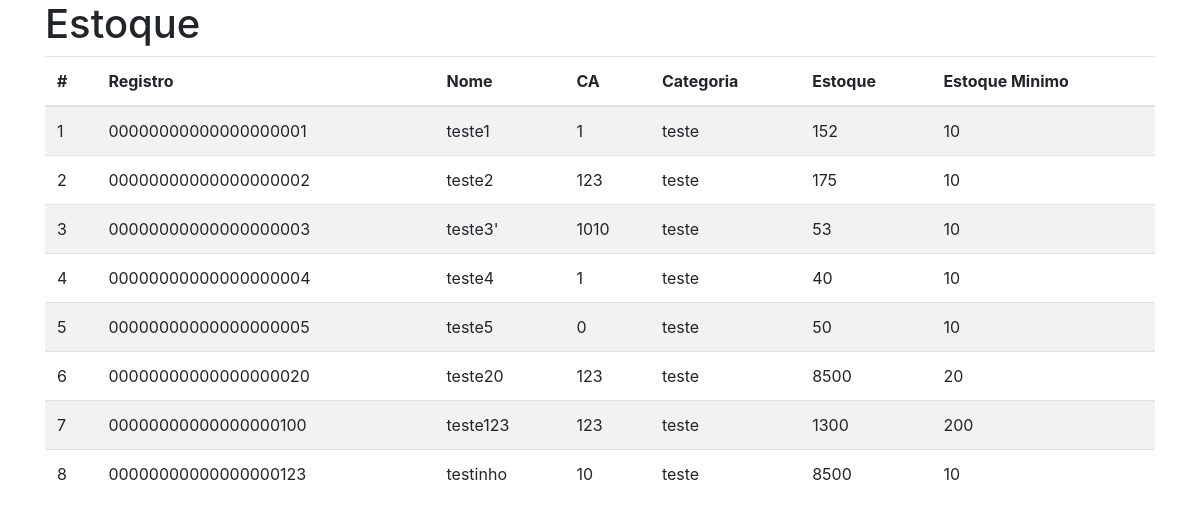
Page /estoque/ on the earlier database version.
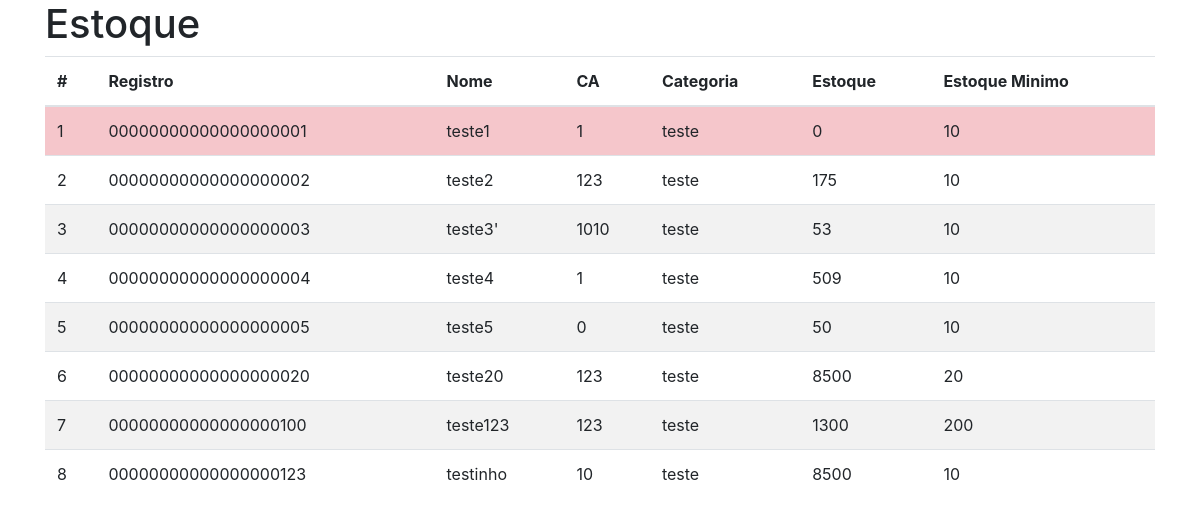
Same page on the later database version.
### controle/models.py (models this page shows, shortened)
class Produto(models.Model):
    registro = models.CharField('ID', max_length=20, help_text='Máximo 20 caracteres')
    nome = models.CharField('Nome', max_length=255)
    ca = models.IntegerField('CA')
    categoria = models.CharField('Categoria', max_length=100)
    qtd_estoque = models.IntegerField('Estoque')
    qtd_estoque_min = models.IntegerField('Estoque minimo')
    class Meta:
        verbose_name = 'Produto'
        verbose_name_plural = 'Produtos'

### controle/views.py (the view)
# urls.py: path('estoque/', estoque, name='estoque'),
def estoque(request):
    context = {
        'produtos': Produto.objects.all()
    }
    return render(request, 'estoque.html', context)

### templates/estoque.html (shortened to what this page needs)
<!DOCTYPE html>
{% load bootstrap4 %}
{% load static %}
<html lang="pt-br">
<head>
    {% bootstrap_css %}
</head>
<body>
    <div class="container">
        <h1> Estoque </h1>
        <table class="table table-striped">
            <thead>
                <th scope ="col">#</th>
                <th scope ="col">Registro</th>
                <th scope ="col">Nome</th>
                <th scope ="col">CA</th>
                <th scope ="col">Categoria</th>
                <th scope ="col">Estoque</th>
                <th scope ="col">Estoque Minimo</th>
            </thead>
            <tbody>
                {% for produto in produtos %}
                    <tr class="{% if produto.qtd_estoque < produto.qtd_estoque_min %} table-danger{% endif %}">
                        <td scope="row">{{ produto.id }}</td>
                        <td scope="row">{{ produto.registro }}</td>
                        <td scope="row">{{ produto.nome }}</td>
                        <td scope="row">{{ produto.ca }}</td>
                        <td scope="row">{{ produto.categoria }}</td>
                        <td scope="row">{{ produto.qtd_estoque }}</td>
                        <td scope="row">{{ produto.qtd_estoque_min }}</td>
                    </tr>
                {% endfor %}
            </tbody>
        </table>
    </div>
</body>
</html>

Differences in the rows shown:
changed Produto "teste1": qtd_estoque "152" → "0"
changed Produto "teste4": qtd_estoque "40" → "509"
